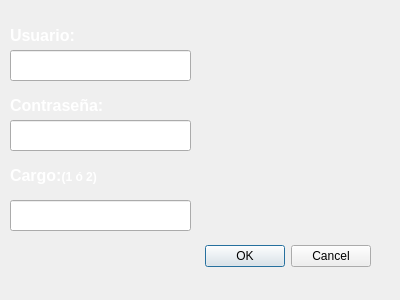
<?xml version="1.0" encoding="UTF-8"?>
<ui version="4.0">
 <class>Registrarse</class>
 <widget class="QDialog" name="Registrarse">
  <property name="geometry">
   <rect>
    <x>0</x>
    <y>0</y>
    <width>400</width>
    <height>300</height>
   </rect>
  </property>
  <property name="windowTitle">
   <string>Registrarse</string>
  </property>
  <widget class="QDialogButtonBox" name="buttonBox">
   <property name="geometry">
    <rect>
     <x>30</x>
     <y>240</y>
     <width>341</width>
     <height>32</height>
    </rect>
   </property>
   <property name="orientation">
    <enum>Qt::Horizontal</enum>
   </property>
   <property name="standardButtons">
    <set>QDialogButtonBox::Cancel|QDialogButtonBox::Ok</set>
   </property>
  </widget>
  <widget class="QLabel" name="label_2">
   <property name="geometry">
    <rect>
     <x>10</x>
     <y>10</y>
     <width>181</width>
     <height>51</height>
    </rect>
   </property>
   <property name="font">
    <font>
     <weight>50</weight>
     <italic>false</italic>
     <bold>false</bold>
     <underline>false</underline>
     <strikeout>false</strikeout>
    </font>
   </property>
   <property name="text">
    <string>&lt;html&gt;&lt;head/&gt;&lt;body&gt;&lt;p&gt;&lt;span style=&quot; font-size:12pt; font-weight:600; color:#ffffff;&quot;&gt;Usuario:&lt;/span&gt;&lt;/p&gt;&lt;/body&gt;&lt;/html&gt;</string>
   </property>
  </widget>
  <widget class="QLabel" name="label_3">
   <property name="geometry">
    <rect>
     <x>10</x>
     <y>80</y>
     <width>181</width>
     <height>51</height>
    </rect>
   </property>
   <property name="font">
    <font>
     <weight>50</weight>
     <italic>false</italic>
     <bold>false</bold>
     <underline>false</underline>
     <strikeout>false</strikeout>
    </font>
   </property>
   <property name="text">
    <string>&lt;html&gt;&lt;head/&gt;&lt;body&gt;&lt;p&gt;&lt;span style=&quot; font-size:12pt; font-weight:600; color:#ffffff;&quot;&gt;Contraseña:&lt;/span&gt;&lt;/p&gt;&lt;/body&gt;&lt;/html&gt;</string>
   </property>
  </widget>
  <widget class="QLineEdit" name="lineEdit_Usuario_regis">
   <property name="geometry">
    <rect>
     <x>10</x>
     <y>50</y>
     <width>181</width>
     <height>31</height>
    </rect>
   </property>
   <property name="text">
    <string/>
   </property>
  </widget>
  <widget class="QLineEdit" name="lineEdit_Contrasena_regis">
   <property name="geometry">
    <rect>
     <x>10</x>
     <y>120</y>
     <width>181</width>
     <height>31</height>
    </rect>
   </property>
   <property name="text">
    <string/>
   </property>
   <property name="echoMode">
    <enum>QLineEdit::Password</enum>
   </property>
  </widget>
  <widget class="QLabel" name="label_4">
   <property name="geometry">
    <rect>
     <x>10</x>
     <y>150</y>
     <width>181</width>
     <height>51</height>
    </rect>
   </property>
   <property name="font">
    <font>
     <weight>50</weight>
     <italic>false</italic>
     <bold>false</bold>
     <underline>false</underline>
     <strikeout>false</strikeout>
    </font>
   </property>
   <property name="text">
    <string>&lt;html&gt;&lt;head/&gt;&lt;body&gt;&lt;p&gt;&lt;span style=&quot; font-size:12pt; font-weight:600; color:#ffffff;&quot;&gt;Cargo:&lt;/span&gt;&lt;span style=&quot; font-weight:600; color:#ffffff;&quot;&gt;(1 ó 2)&lt;/span&gt;&lt;/p&gt;&lt;/body&gt;&lt;/html&gt;</string>
   </property>
  </widget>
  <widget class="QLineEdit" name="lineEdit_cargo_regis">
   <property name="geometry">
    <rect>
     <x>10</x>
     <y>200</y>
     <width>181</width>
     <height>31</height>
    </rect>
   </property>
   <property name="text">
    <string/>
   </property>
  </widget>
  <widget class="QLabel" name="label">
   <property name="geometry">
    <rect>
     <x>-10</x>
     <y>-10</y>
     <width>431</width>
     <height>381</height>
    </rect>
   </property>
   <property name="text">
    <string/>
   </property>
   <property name="pixmap">
    <pixmap resource="Imagen/image.qrc">:/registrarse.jpg</pixmap>
   </property>
  </widget>
  <zorder>label</zorder>
  <zorder>buttonBox</zorder>
  <zorder>label_2</zorder>
  <zorder>label_3</zorder>
  <zorder>lineEdit_Usuario_regis</zorder>
  <zorder>lineEdit_Contrasena_regis</zorder>
  <zorder>label_4</zorder>
  <zorder>lineEdit_cargo_regis</zorder>
 </widget>
 <resources>
  <include location="Imagen/image.qrc"/>
 </resources>
 <connections>
  <connection>
   <sender>buttonBox</sender>
   <signal>accepted()</signal>
   <receiver>Registrarse</receiver>
   <slot>accept()</slot>
   <hints>
    <hint type="sourcelabel">
     <x>248</x>
     <y>254</y>
    </hint>
    <hint type="destinationlabel">
     <x>157</x>
     <y>274</y>
    </hint>
   </hints>
  </connection>
  <connection>
   <sender>buttonBox</sender>
   <signal>rejected()</signal>
   <receiver>Registrarse</receiver>
   <slot>reject()</slot>
   <hints>
    <hint type="sourcelabel">
     <x>316</x>
     <y>260</y>
    </hint>
    <hint type="destinationlabel">
     <x>286</x>
     <y>274</y>
    </hint>
   </hints>
  </connection>
 </connections>
</ui>
